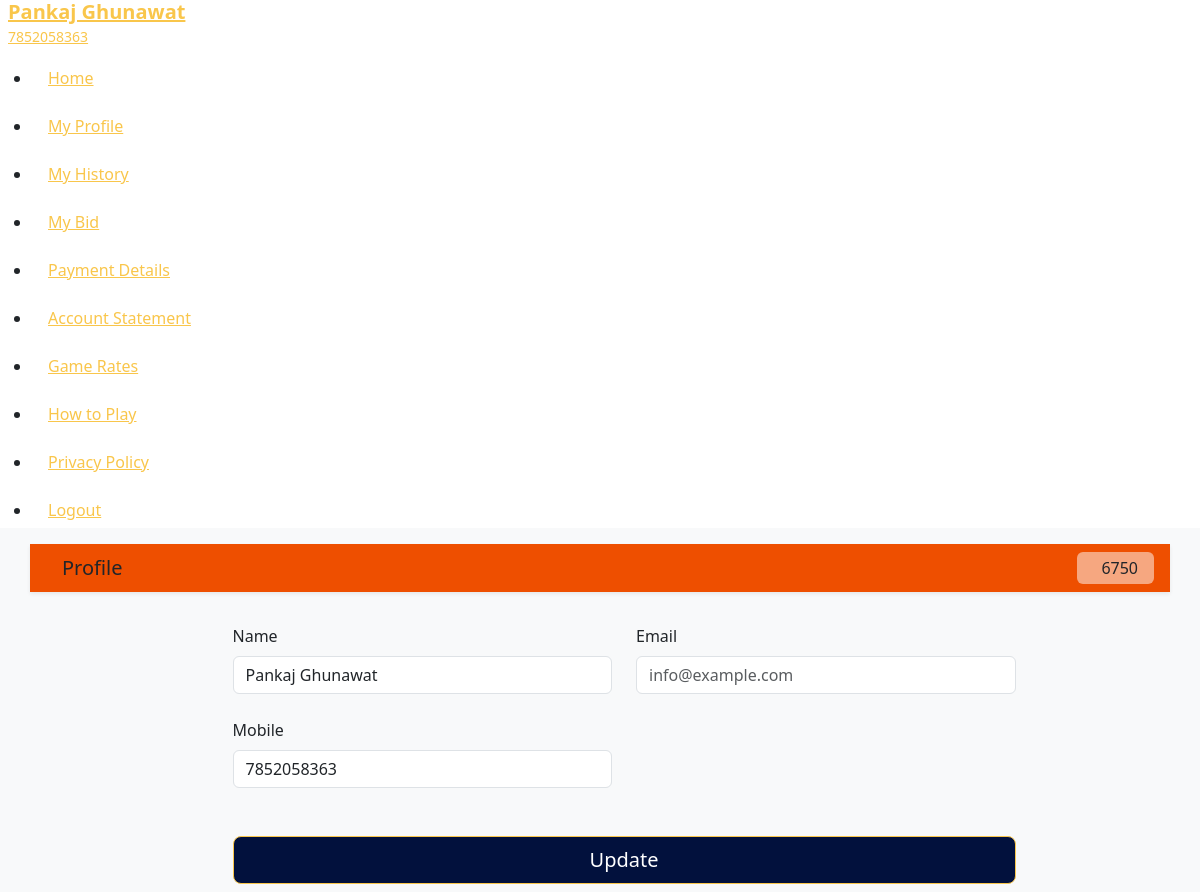
The page /myprofile (signed in) on the database its author committed.
### app/models.py (models this page shows)
class customer(models.Model):
    user=models.ForeignKey(User,on_delete=models.CASCADE)
    name=models.CharField(max_length=225)
    mobile=models.CharField(max_length=225)
    password=models.CharField(max_length=125)
    email=models.CharField(max_length=225,null="",blank=True)
    wallet=models.IntegerField(default=0)
    status=models.CharField(max_length=225,default="no",blank=True)
    join=models.DateTimeField(auto_now_add=True, blank=True)
    def __str__(self):
     return self.user.first_name

### app/views.py (the view)
# urls.py: path('myprofile',views.myprofile,name="myprofile page"),
def myprofile(request):
    if not request.user.is_authenticated:
        return redirect(loginpg)
    user=request.user
    client=customer.objects.get(user=user)
    return render(request,"myprofile.html",locals())

### templates/myprofile.html (shortened to what this page needs)
<!doctype html>
<html lang="en">
<head>
  <link rel="stylesheet" href="https://dpboss777.co.in/assets/frontend/assets/css/custom.css">
  <link rel="stylesheet" href="https://cdn.jsdelivr.net/npm/boxicons@latest/css/boxicons.min.css" />
  <link rel="stylesheet" href="https://dpboss777.co.in/assets/frontend/assets/css/bootstrap.min.css">
  <link href="https://cdn.jsdelivr.net/npm/remixicon@3.6.0/fonts/remixicon.css" rel="stylesheet">
  <link rel="stylesheet" href="https://cdnjs.cloudflare.com/ajax/libs/izitoast/1.4.0/css/iziToast.css" />
<link rel="stylesheet" href="//cdn.jsdelivr.net/npm/alertifyjs@1.14.0/build/css/alertify.min.css"/>
<link rel="stylesheet" href="//cdn.jsdelivr.net/npm/alertifyjs@1.14.0/build/css/themes/default.min.css"/>
</head>
<body>
  <div class="main-wrapper" id="body-pd">
<div class="sidenav d-flex flex-column justify-content-between" id="nav-bar">
  <div class="sidebody">
    <div class="sidebar-logo">
      <a href="index.html" class="d-flex align-items-center">
        <div class="logo-info">
          <h2 class="fw-bold fs-5 m-0" >{{client}}</h2>
          <small class="m-0">{{client.mobile}}</small>
        </div>
      </a>
    </div>
    <ul class="sidebar-menu" id="nav_accordion">
      <li class="nav-item">
        <a href="/games">
          <span class="mm-text dash-item">Home</span>
        </a>
      </li>
      <li class="nav-item">
        <a href="/myprofile">
          <span class="mm-text dash-item">My Profile</span>
        </a>
      </li>
                <li class="nav-item">
        <a href="/history">
          <span class="mm-text dash-item">My History</span>
        </a>
      </li>
      <li class="nav-item">
        <a href="/bid-history">
          <span class="mm-text dash-item">My Bid</span>
        </a>
      </li>
      <li class="nav-item">
        <a href="/payment">
          <span class="mm-text dash-item">Payment Details</span>
        </a>
      </li>
      <li class="nav-item">
        <a href="/passbook">
          <span class="mm-text dash-item">Account Statement</span>
        </a>
      </li>
      <li class="nav-item">
        <a href="/gameprice">
          <span class="mm-text dash-item">Game Rates</span>
        </a>
      </li>
      <li class="nav-item">
        <a href="/howtoplay">
          <span class="mm-text dash-item">How to Play</span>
        </a>
      </li>
                <li class="nav-item">
        <a href="/privacypolicy">
          <span class="mm-text dash-item">Privacy Policy</span>
        </a>
      </li>
      <li class="nav-item">
          <a href="/Elogout" ><span class="mm-text dash-item">Logout</span></a>
      </li>
    </ul>
  </div>
</div>
    <main class="fullheight bg-light">
        <div class="main-body">
            <div class="home-wraper">
                <div class="container">
<div class="row gy-3 gameopen justify-content-center pb-2">
            <div class="col-sm-12 my-3 px-0 sticky-top" style="background-color: #ee4f00;">
              <div class=" shadow-sm px-3 py-2 d-flex align-items-center justify-content-between">
                  <h5 class="fw-semibild m-0"><a href="/games"></a> Profile </h5>
                                    <div class="wallet px-3 py-1 rounded-2 bg-white bg-opacity-50">
                   <span class="ms-2 fs-6">{{client.wallet}}</span>
                </div>
                              </div>
            </div>
      <div class="col-sm-9">
        <div class="dashdata ps-sm-5">
          <form action="/update_profile"  method="post" class="row" enctype="multipart/form-data">
            <input type="hidden" name="_token" value="i8ZlcTDjWpmSWLuqChz4S878P2D7tQSR4y5P8GUQ">            <div class="mb-4 col-sm-6">
              <label for="name" class="form-label">Name</label>
              <input type="text" class="form-control" name="name" placeholder="name" value="{{client}}">
            </div>
            <div class="mb-4 col-sm-6">
              <label for="email" class="form-label">Email</label>
              <input type="email" class="form-control" name="email" placeholder="info@example.com" value="{{client.email}}" required>
            </div>
            <div class="mb-4 col-sm-6">
              <label for="mobile" class="form-label">Mobile</label>
              <div class="row">
                              <div class="input-group-select col-sm-12">
              <input type="tel" class="form-control" name="contact_no" required readonly placeholder="Mobile" value="{{client.mobile}}">
                              </div>
            </div>
            </div>
            <div class="mt-4 col-sm-12 d-md-flex justify-content-md-end">
              <button type="submit" class="btn btn-warning btn-lg w-100">Update</button>
            </div>
          </form>
        </div>
      </div>
  </div>
                 </div>
            </div>
        </div>
    </main>
  </div>
</body>
</html>

### rows shown on the page
customer: user.first_name "Pankaj Ghunawat", mobile "7852058363", wallet "6750", name "Pankaj Ghunawat", contact_no "7852058363"
